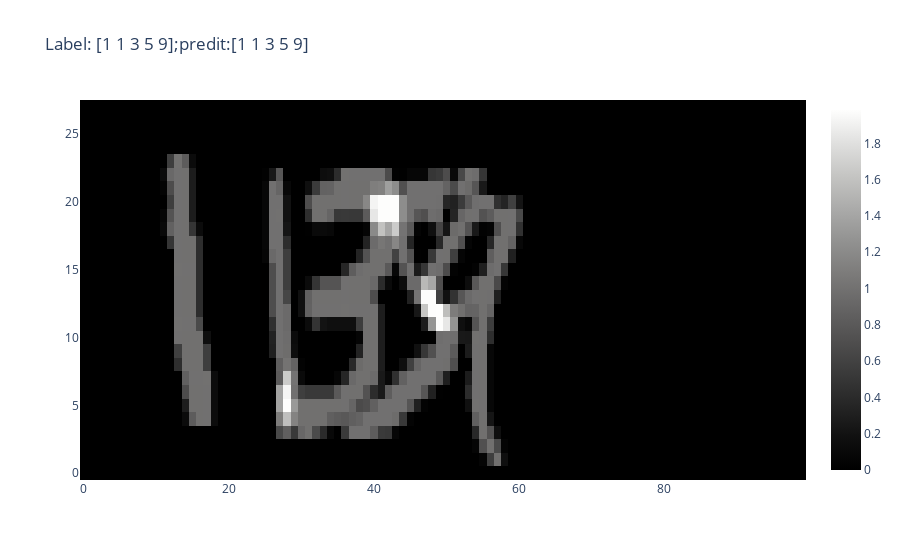

This figure's notebook cell:
### Code cell
y_pred = model.predict(x_test_ran) 
y_pred = np.argmax(y_pred, axis=2)
fig = go.Figure(data=go.Heatmap(z=np.flipud(np.squeeze(x_test_ran[10])), colorscale='gray'))
fig.update_layout(
    title=f"Label: {y_test_random[10]};predit:{y_pred[10]}"
)
fig.show()

### Figure 1 — Plotly figure (JSON) as saved in the notebook; plotly's stock layout.template omitted (floating-point values rounded to 4 significant figures; data arrays with more than 128 entries replaced by an {"elided": "..."} marker saying what was removed)
{"data": [{"colorscale": [[0, "rgb(0, 0, 0)"], [0.09091, "rgb(16, 16, 16)"], [0.1818, "rgb(38, 38, 38)"], [0.2727, "rgb(59, 59, 59)"], [0.3636, "rgb(81, 80, 80)"], [0.4545, "rgb(102, 101, 101)"], [0.5455, "rgb(124, 123, 122)"], [0.6364, "rgb(146, 146, 145)"], [0.7273, "rgb(171, 171, 170)"], [0.8182, "rgb(197, 197, 195)"], [0.9091, "rgb(224, 224, 223)"], [1, "rgb(254, 254, 253)"]], "type": "heatmap", "z": {"elided": "28x100 float values"}}], "layout": {"title": {"text": "Label: [1 1 3 5 9];predit:[1 1 3 5 9]"}}}
